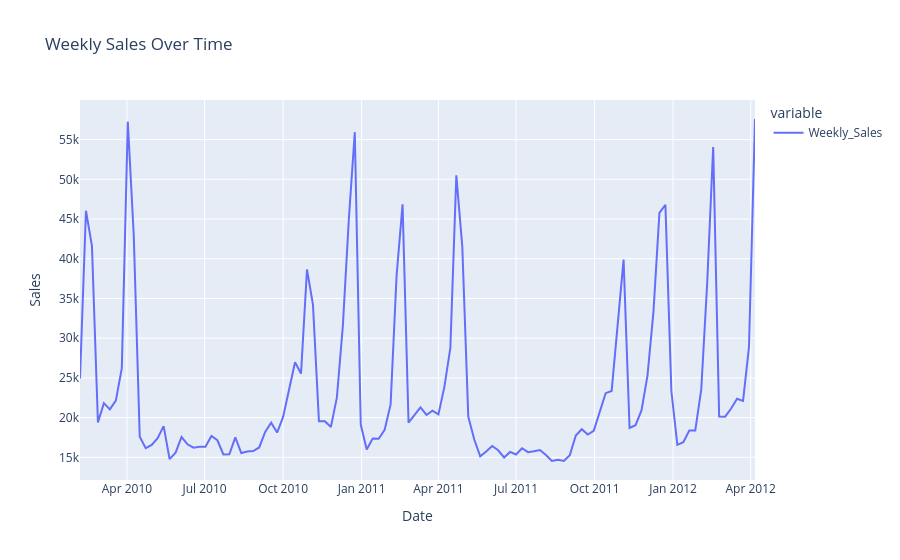

Notebook source saved alongside this figure:
### Code cell
# Assuming 'weekly_sales' is your time series data

# Plot the time series
fig = px.line(train, title='Weekly Sales Over Time')
fig.update_layout(
    xaxis_title='Date',
    yaxis_title='Sales'
)
fig.show()

# Decompose the time series
decomposition = seasonal_decompose(train, model='additive')


## Create subplots
fig = make_subplots(
    rows=4, cols=1, shared_xaxes=True, vertical_spacing=0.1,
    subplot_titles=('Observed', 'Trend', 'Seasonal', 'Residual')
)

# Observed
fig.add_trace(
    go.Scatter(x=decomposition.observed.index, y=decomposition.observed, mode='lines', name='Observed'),
    row=1, col=1
)

# Trend
fig.add_trace(
    go.Scatter(x=decomposition.trend.index, y=decomposition.trend, mode='lines', name='Trend'),
    row=2, col=1
)

# Seasonal
fig.add_trace(
    go.Scatter(x=decomposition.seasonal.index, y=decomposition.seasonal, mode='lines', name='Seasonal'),
    row=3, col=1
)

# Residual
fig.add_trace(
    go.Scatter(x=decomposition.resid.index, y=decomposition.resid, mode='lines', name='Residual'),
    row=4, col=1
)

fig.update_layout(height=900, width=800, title_text="Seasonal Decomposition")
fig.show()
